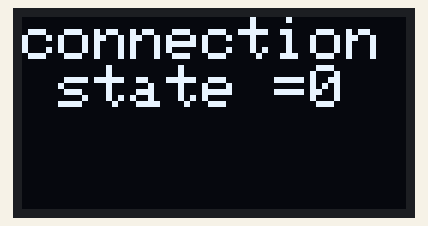
This sketch was run on a simulated ESP8266 (NodeMCU). Parts: 128×64 one-colour display. What the sketch prints to the serial monitor is not drawn.

Above: at 0.1 s.

The sketch:

ESP8266_AP_Oled_Test_connection_Pass.ino
```cpp
#include <ESP8266WiFi.h>
#include <Adafruit_SSD1306.h>
#include <Adafruit_GFX.h>
#define OLED_ADDR   0x3C
Adafruit_SSD1306 display(-1);

const char* ssid = "ESP8266 AP Pass SSID";
const char* password = "12345678";

void setup()
{
  Serial.begin(115200);
  display.begin(SSD1306_SWITCHCAPVCC, OLED_ADDR);
  display.clearDisplay();

  display.setTextSize(2);
  display.setTextColor(WHITE);
  display.setCursor(0,0);
  display.print("ESP8266 AP Pass SSID");
  display.display();

  Serial.println();
   boolean result = WiFi.softAP(ssid,password);
  }

  void loop()
  {
  Serial.printf("connection state = %d\n", WiFi.softAPgetStationNum());
  display.clearDisplay();
  display.setCursor(0,0);
  display.print("connection state =");  //optional
  display.print(WiFi.softAPgetStationNum());
  display.display();
  delay(1000);
  }
```
